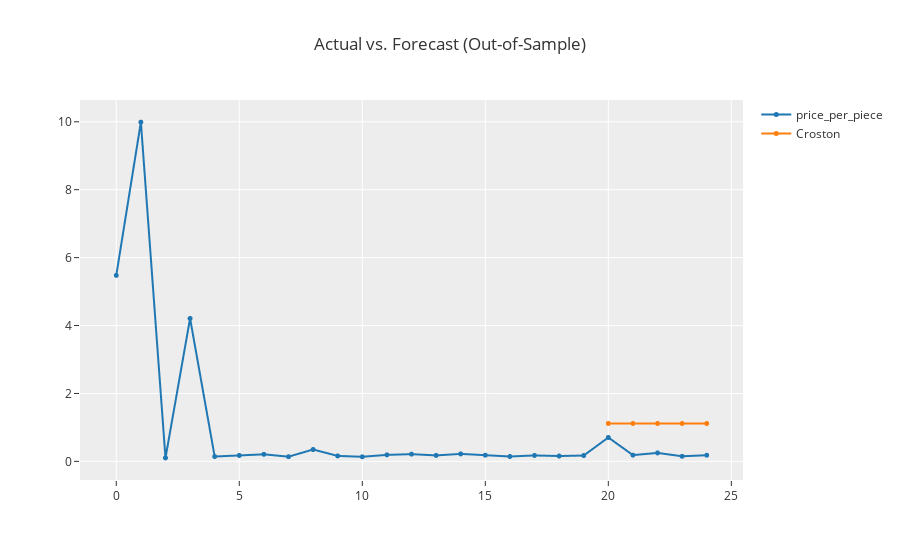

Notebook code for this chart:
### Code cell
best = compare_models(turbo=True)
plot_model(best, plot="forecast")

### Figure 1 — Plotly figure (JSON) as saved in the notebook; plotly's stock layout.template omitted (floating-point values rounded to 4 significant figures)
{"data": [{"line": {"color": "rgb(31, 119, 180)", "width": 2}, "marker": {"color": "rgb(31, 119, 180)", "size": 5}, "mode": "lines+markers", "name": "price_per_piece", "type": "scattergl", "x": [0, 1, 2, 3, 4, 5, 6, 7, 8, 9, 10, 11, 12, 13, 14, 15, 16, 17, 18, 19, 20, 21, 22, 23, 24], "xaxis": "x", "y": [5.477, 9.99, 0.103, 4.209, 0.1424, 0.1749, 0.2079, 0.1378, 0.3496, 0.1614, 0.135, 0.1918, 0.2128, 0.1753, 0.2204, 0.1823, 0.1435, 0.1752, 0.1574, 0.1725, 0.7036, 0.184, 0.2495, 0.1503, 0.1815], "yaxis": "y"}, {"line": {"color": "rgb(255, 127, 14)", "width": 2}, "marker": {"color": "rgb(255, 127, 14)", "size": 5}, "mode": "lines+markers", "name": "Croston", "type": "scattergl", "x": [0, 1, 2, 3, 4, 5, 6, 7, 8, 9, 10, 11, 12, 13, 14, 15, 16, 17, 18, 19, 20, 21, 22, 23, 24], "xaxis": "x", "y": [NaN, NaN, NaN, NaN, NaN, NaN, NaN, NaN, NaN, NaN, NaN, NaN, NaN, NaN, NaN, NaN, NaN, NaN, NaN, NaN, 1.116, 1.116, 1.116, 1.116, 1.116], "yaxis": "y"}], "layout": {"showlegend": true, "title": {"text": "Actual vs. Forecast (Out-of-Sample)"}, "xaxis": {"anchor": "y", "domain": [0, 1]}, "yaxis": {"anchor": "x", "domain": [0, 1]}}}
